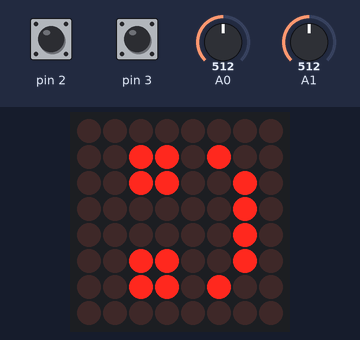
A sketch run on a simulated Arduino Uno, built with avr-gcc and run on an emulated ATmega328P. Shown: 8×8 LED matrix. The test bench sets the inputs (shaded band); at power-on: A0 = 512, pin 2 HIGH, pin 3 HIGH, A1 = 512. EEPROM starts erased.

Above: at 1.8 s.
1.9 s: A0 set to 353
3.5 s: A0 set to 328
At 4.8 s:
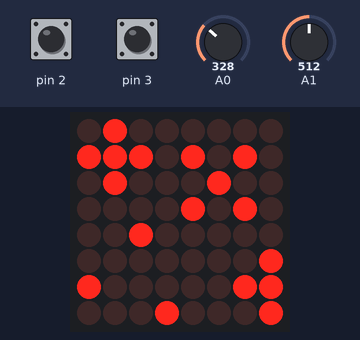
7.6 s: pin 2 pulled LOW for 1.2 s
At 9.8 s:
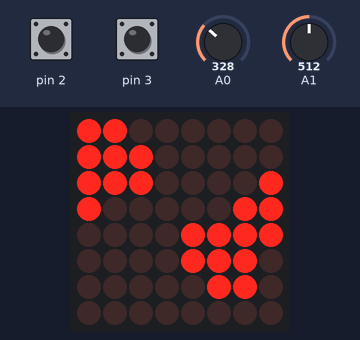
10.3 s: pin 3 pulled LOW for 1.2 s
At 11.7 s:
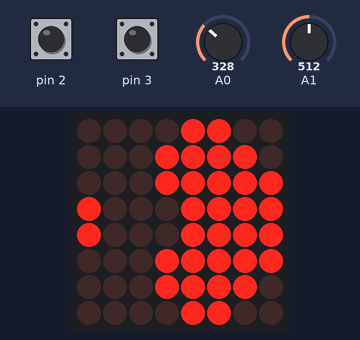
13.5 s: pin 2 pulled LOW for 1.2 s
At 16.7 s:
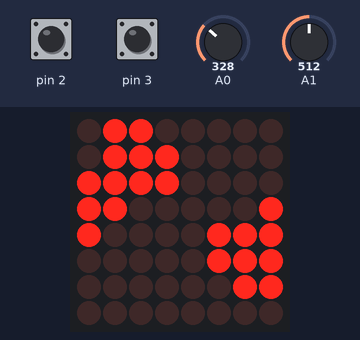
18.8 s: pin 3 pulled LOW for 1.2 s
At 20.8 s:
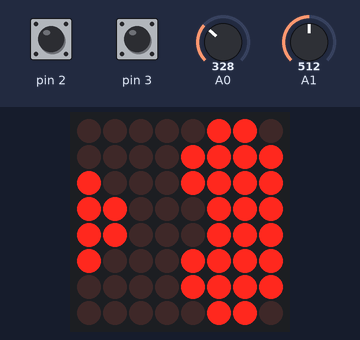
Timing chart, 0 to 22.3 s (numbered marks = the images above; inputs shaded):
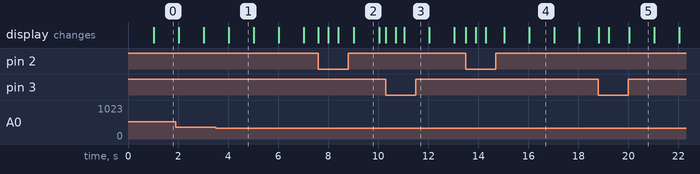

Measured:
- the behaviour switches between 341 and 340 on A0 (found by bisection; images 0 and 1)
- after the input at 3.5 s, the display: changes after 0.53 s (image 1)
- after the input at 7.6 s, the display: first changes at once (image 2 shows a later state)
- after the input at 10.3 s, the display: first changes at once (image 3 shows a later state)
- after the input at 13.5 s, the display: first changes at once (image 4 shows a later state)
- after the input at 18.8 s, the display: first changes at once (image 5 shows a later state)
- what the display in image 1 shows lasts 1.0 s, from 4.0 s to 5.0 s

The sketch:

code.ino
```cpp
#include <LEDMatrixDriver.hpp>
#include <EEPROM.h>

struct PetSaveData {
  uint16_t magic;
  byte version;
  int health;
  int energy;
  int hunger;
};

const uint16_t EEPROM_MAGIC = 666;
const byte EEPROM_VERSION = 1;
const int EEPROM_ADDRESS = 0;

volatile bool doSensorRead = false;
volatile bool updatePetStats = false;
volatile bool dead = false;
volatile int secondCounter = 0;

ISR(TIMER1_COMPA_vect){
  doSensorRead = true;
  ++secondCounter;

  if(secondCounter >= 30){
    secondCounter = 0;
    updatePetStats = true;
  }
}

class MatrixController{
  private:
  LEDMatrixDriver matrix;
  byte framebuffer[8] = {0};

  public:
  MatrixController() : matrix(1, 9){
    matrix.setEnabled(true);
    matrix.setIntensity(8);
  }

  void refresh() {
    for (int y = 0; y < 8; ++y) {
      matrix.setColumn(y, framebuffer[y]);
    }
    matrix.display();
  }

  void setPixel(int x, int y){
    if (x >= 0 && x < 8 && y >= 0 && y < 8){
      framebuffer[y] |= (1 << (7 - x));
      refresh();
    }
  }

  void unsetPixel(int x, int y){
    if (x >= 0 && x < 8 && y >= 0 && y < 8){
      framebuffer[y] &= ~(1 << (7 - x));
      refresh();
    }
  }

  void setAll(){
    for (int y = 0; y < 8; ++y){
      framebuffer[y] = 255;
    }
    refresh();
  }

  void clearAll(){
    for (int y = 0; y < 8; ++y){
      framebuffer[y] = 0;
    }
    refresh();
  }

  void drawBitmap(byte bitmap[8]){
    for (int y = 0; y < 8; ++y){
      framebuffer[y] = bitmap[y];
    }
    refresh();
  }

  void scrollDown(){
    byte bottom = framebuffer[7];
    for (int y = 7; y > 0; --y){
      framebuffer[y] = framebuffer[y - 1];
    }
    framebuffer[0] = bottom;
    refresh();
  }
};

class Pet{
  private:
  MatrixController &mc;
  bool isCold = false;
  byte animationCounter = 0;
  byte stateCounter = 0;
  int health = 500;
  int energy = 500;
  int hunger = 500;
  byte happyBM[2][8] = {
    {B00000000,
     B00000000,
     B01100110,
     B01100110,
     B00000000,
     B01000010,
     B00111100,
     B00000000},
    {B00000000,
     B00000000,
     B00000000,
     B01100110,
     B00000000,
     B01000010,
     B00111100,
     B00000000}
  };
  byte sleepBM[2][8] = {
    {B00000111,
     B00000010,
     B00000111,
     B00000000,
     B11110000,
     B00100000,
     B01000000,
     B11110000},
    {B00000000,
     B00000111,
     B00000010,
     B11110111,
     B00100000,
     B01000000,
     B11110000,
     B00000000}
  };
  byte coldBM[8] = {
    B01000010,
    B00000111,
    B00010010,
    B10000000,
    B00001010,
    B00000100,
    B01001010,
    B11100000
  };
  byte hotBM[2][8] = {
    {B00000000,
     B00010000,
     B00011000,
     B00111000,
     B00111100,
     B00111100,
     B00011000,
     B00000000},
    {B00000000,
     B00001000,
     B00011000,
     B00011100,
     B00111100,
     B00111100,
     B00011000,
     B00000000}
  };
  byte deadBM[8] = {
    B00000000,
    B10100101,
    B01000010,
    B10100101,
    B00000000,
    B00111100,
    B01000010,
    B00000000
  };
  byte tiredBM[8] = {
    B00000111,
    B00000010,
    B00000111,
    B00000000,
    B01100110,
    B00000000,
    B00111100,
    B00000000
  };
  byte hungryBM[8] = {
    B00000000,
    B01010010,
    B01010110,
    B01110110,
    B00100110,
    B00100010,
    B00100010,
    B00000000
  };
  byte eatingBM[2][8] = {
    {B00110000,
     B01111000,
     B10111000,
     B10011100,
     B01100100,
     B00011111,
     B00000111,
     B00000110},
    {B00000000,
     B00110000,
     B01110000,
     B01111000,
     B00011100,
     B00001111,
     B00000111,
     B00000110}
  };
  byte pettingBM[8] = {
    B00000000,
    B01100110,
    B11111111,
    B11111111,
    B01111110,
    B00111100,
    B00011000,
    B00000000
  };

  public:
  Pet(MatrixController &mc) : mc(mc){}

  void reset(){
    health = 500;
    energy = 500;
    hunger = 500;
  }

  void drawCurrentState(){
    animationCounter = (animationCounter + 1) % 2;
    switch(stateCounter){
      case 0:
        mc.drawBitmap(happyBM[animationCounter]);
        break;
      case 1:
        mc.drawBitmap(sleepBM[animationCounter]);
        break;
      case 2:
        if(isCold){
          mc.scrollDown();
        }
        else{
          mc.drawBitmap(coldBM);
          isCold = true;
        }
        break;
      case 3:
        mc.drawBitmap(hotBM[animationCounter]);
        isCold = false;
        break;
      case 4:
        mc.drawBitmap(tiredBM);
        break;
      case 5:
        mc.drawBitmap(hungryBM);
        break;
    }
  }

  void updateState(){
    if(energy < 100){
      stateCounter = 4;
    }
    if(hunger < 100){
      stateCounter = 5;
    }
    else if(energy >= 100){
      stateCounter = 0;
    }
  }

  void checkLight(int lightValue){
    if(lightValue < 512){
      stateCounter = 1;
    }
  }

  void checkTemp(int heaterValue){
    if(heaterValue <= 340){
      stateCounter = 2;
      health -= 34 - heaterValue / 10;
      saveStats();
    }
    else if(heaterValue >= 683){
      stateCounter = 3;
      isCold = false;
      health -= 34 - (1023 - heaterValue) / 10;
      saveStats();
    }
    else{
      isCold = false;
    }
  }

  void checkHealth(){
    if(health <= 0){
      dead = true;
      mc.drawBitmap(deadBM);
    }
  }

  void updateStats(){
    if(stateCounter == 1){
      if(health <= 496){
        health += 4;
      }
      if(energy <= 492){
        energy += 8;
      }
    }
    else{
      if(energy >= 4){
        energy -= 4;
      }
    }
    if(energy <= 0 && health >= 4){
      health -= 4;
    }
    if(hunger <= 0 && health >= 8){
      health -= 8;
    }
    if(hunger >= 4){
      hunger -= 4;
      if(hunger >= 300 && health <= 496){
        health += 4;
      }
    }
    saveStats();
    Serial.print("Health: ");
    Serial.print(health);
    Serial.print(" | Energy: ");
    Serial.print(energy);
    Serial.print(" | Hunger: ");
    Serial.println(hunger);
  }

  void feed(){
    if(hunger <= 400){
      hunger += 100;
    }
    else{
      hunger = 500;
    }
    saveStats();
    mc.drawBitmap(eatingBM[0]);
    delay(400);
    mc.drawBitmap(eatingBM[1]);
    delay(400);
    drawCurrentState();
  }

  void pet(){
    if(health <= 496){
      health += 4;
      saveStats();
    }
    mc.drawBitmap(pettingBM);
    delay(400);
    drawCurrentState();
  }

  void loadStats(){
    PetSaveData data;
    EEPROM.get(EEPROM_ADDRESS, data);

    if (data.magic != EEPROM_MAGIC || data.version != EEPROM_VERSION || data.health <= 0 || data.health > 500 || data.energy < 0 || data.energy > 500 || data.hunger < 0 || data.hunger > 500) {
      health = 500;
      energy = 500;
      hunger = 500;
      saveStats();
      return;
    }

    health = data.health;
    energy = data.energy;
    hunger = data.hunger;
  }

  void saveStats(){
    PetSaveData data;

    data.magic = EEPROM_MAGIC;
    data.version = EEPROM_VERSION;
    data.health = health;
    data.energy = energy;
    data.hunger = hunger;

    EEPROM.put(EEPROM_ADDRESS, data);
  }
};

MatrixController mc;
Pet pet(mc);
unsigned long lastKeyPress = 0;
unsigned long keyDelay = 100;
volatile bool foodButtonWasPressed = false;
volatile bool petButtonWasPressed = false;

void foodButtonPressed(){
  foodButtonWasPressed = true;
}

void petButtonPressed(){
  petButtonWasPressed = true;
}

void setup(){
  Serial.begin(9600);

  pet.loadStats();

  pinMode(A0, INPUT);
  pinMode(A1, INPUT);

  noInterrupts();

  TCCR1A = 0;
  TCCR1B = 0;
  TCNT1 = 0;
  OCR1A = 15624;
  TCCR1B |= (1 << WGM12);
  TIMSK1 |= (1 << OCIE1A);
  TCCR1B |= (1 << CS12) | (1 << CS10);

  pinMode(2, INPUT_PULLUP);
  pinMode(3, INPUT_PULLUP);
  attachInterrupt(digitalPinToInterrupt(2), foodButtonPressed, FALLING);
  attachInterrupt(digitalPinToInterrupt(3), petButtonPressed, FALLING);

  interrupts();
}

void loop(){
  if(updatePetStats && !dead){
    updatePetStats = false;
    pet.updateStats();
  }
  if(doSensorRead && !dead){
    doSensorRead = false;

    int heaterValue = analogRead(A0);
    int lightValue = analogRead(A1);

    pet.updateState();
    pet.checkLight(lightValue);
    pet.checkTemp(heaterValue);
    pet.drawCurrentState();
    pet.checkHealth();
  }
  if(foodButtonWasPressed){
    if(dead){
      dead = false;
      pet.reset();
    }
    else if(millis() - lastKeyPress >= keyDelay){
      lastKeyPress = millis();
      pet.feed();
    }
    foodButtonWasPressed = false;
  }
  if(petButtonWasPressed){
    if(dead){
      dead = false;
      pet.reset();
    }
    else if(millis() - lastKeyPress >= keyDelay){
      lastKeyPress = millis();
      pet.pet();
    }
    petButtonWasPressed = false;
  }
}
```
